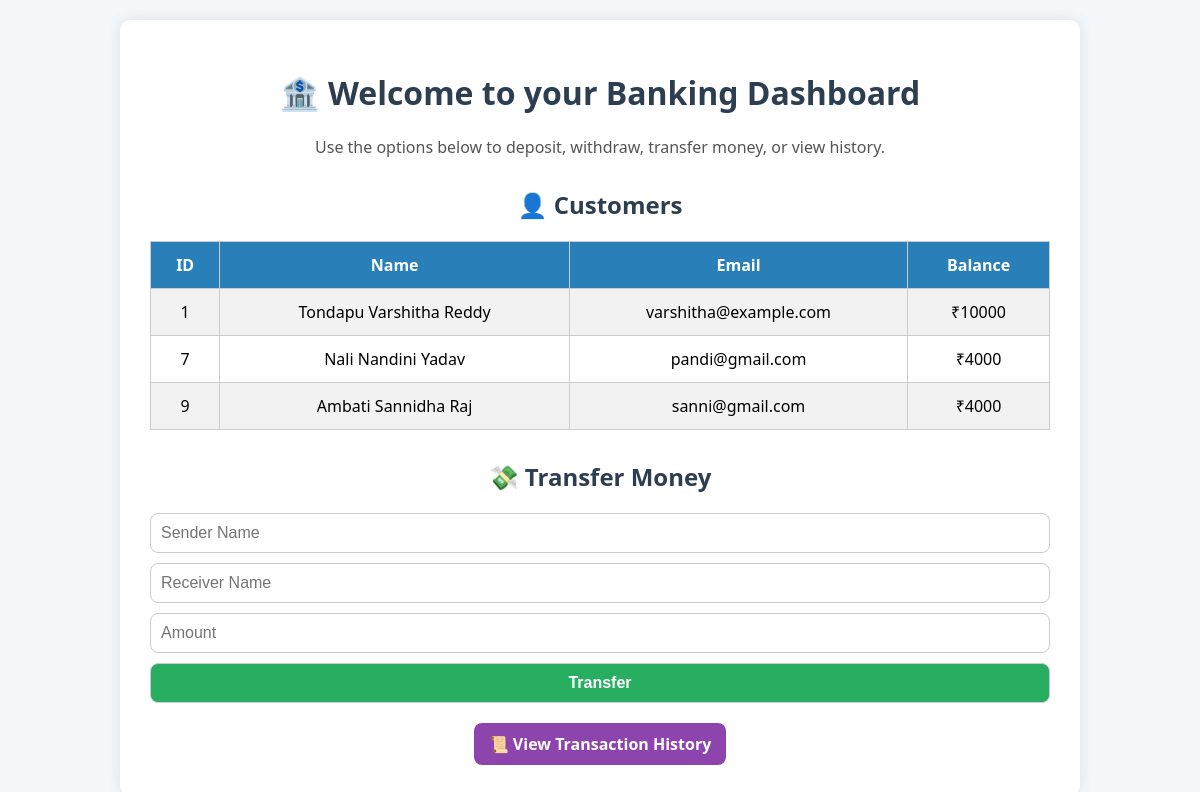
/dashboard, run on the app's committed database.
### tables this page shows
CREATE TABLE users (
            id INTEGER PRIMARY KEY AUTOINCREMENT,
            name TEXT NOT NULL,
            email TEXT NOT NULL,
            balance INTEGER NOT NULL
        );

### app.py (the view)
@app.route('/dashboard')
def dashboard():
    conn = sqlite3.connect("database/bank.db")
    cursor = conn.cursor()
    cursor.execute("SELECT * FROM users")
    users = cursor.fetchall()
    conn.close()
    return render_template('dashboard.html', users=users)

### templates/dashboard.html (shortened to what this page needs)
<!DOCTYPE html>
<html lang="en">
<head>
  <link rel="stylesheet" href="{{ url_for('static', filename='style.css') }}">
</head>
<body>
  <div class="container">
    <h1>🏦 Welcome to your Banking Dashboard</h1>
    <p>Use the options below to deposit, withdraw, transfer money, or view history.</p>
    <h2>👤 Customers</h2>
    <table>
      <tr><th>ID</th><th>Name</th><th>Email</th><th>Balance</th></tr>
      {% for user in users %}
        <tr>
          <td>{{ user[0] }}</td>
          <td>{{ user[1] }}</td>
          <td>{{ user[2] }}</td>
          <td>₹{{ user[3] }}</td>
        </tr>
      {% endfor %}
    </table>
    <h2>💸 Transfer Money</h2>
    <form method="POST" action="{{ url_for('transfer') }}">
      <input type="text" name="sender" placeholder="Sender Name" required>
      <input type="text" name="receiver" placeholder="Receiver Name" required>
      <input type="number" name="amount" placeholder="Amount" step="0.01" required>
      <button type="submit">Transfer</button>
    </form>
    <div style="text-align: center;">
      <a href="{{ url_for('history') }}" class="btn">📜 View Transaction History</a>
    </div>
  </div>
</body>
</html>

### static/style.css (style rules this page uses)
body { font-family: Arial, sans-serif; margin: 0; padding: 0; background-color: #f4f4f4; }
.btn { background-color: #2d89ef; color: white; padding: 12px 25px; text-decoration: none; font-weight: bold; border-radius: 8px; }
table { width: 100%; border-collapse: collapse; }
td, th { padding: 10px; border: 1px solid #ccc; text-align: left; word-wrap: break-word; max-width: 200px; white-space: normal; }
.container { padding: 20px; }
.container { overflow-x: auto; }

### templates/dashboard.html (style rules this page uses)
body { font-family: 'Segoe UI', sans-serif; background-color: #f4f8fb; margin: 0; padding: 20px; }
.container { max-width: 900px; margin: auto; background: #fff; padding: 30px; border-radius: 10px; box-shadow: 0 0 15px rgba(0,0,0,0.1); }
h1, h2 { text-align: center; color: #2c3e50; }
p { text-align: center; color: #555; margin-bottom: 30px; }
table { width: 100%; border-collapse: collapse; margin-bottom: 30px; }
th, td { padding: 12px; border: 1px solid #ccc; text-align: center; }
th { background-color: #2980b9; color: white; }
tr:nth-child(even) { background-color: #f2f2f2; }
form { display: flex; flex-direction: column; gap: 10px; margin-bottom: 20px; }
input, button { padding: 10px; border-radius: 8px; border: 1px solid #ccc; font-size: 16px; }
button { background-color: #27ae60; color: white; font-weight: bold; cursor: pointer; }
.btn { display: inline-block; padding: 10px 15px; background-color: #8e44ad; color: white; text-decoration: none; border-radius: 8px; text-align: center; }

### data on the page
users: id "1", name "Tondapu Varshitha Reddy", email "varshitha@example.com", balance "10000"
users: id "7", name "Nali Nandini Yadav", email "pandi@gmail.com", balance "4000"
users: id "9", name "Ambati Sannidha Raj", email "sanni@gmail.com", balance "4000"
